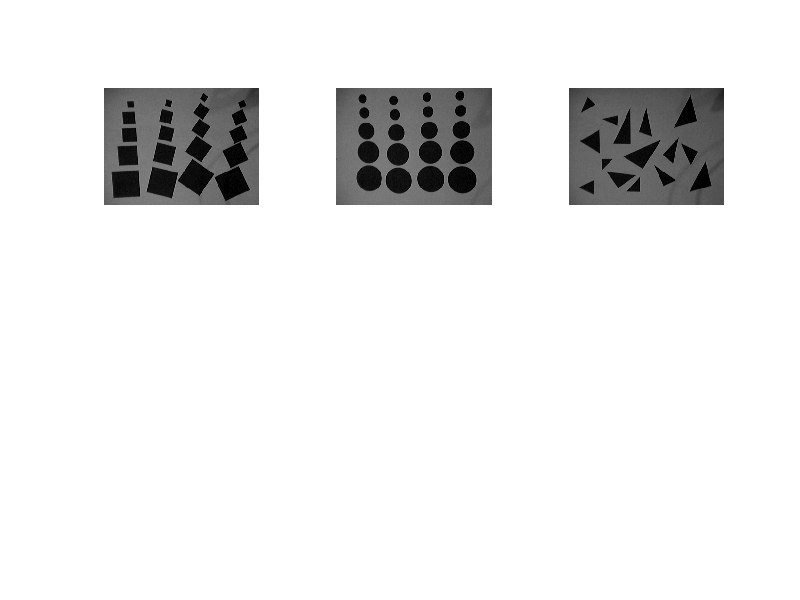

Write MATLAB code to recreate this figure. (Note: this script raises an error after producing the figure.)
load muestracontrolada

figure
subplot (2,3,1), imshow(cuadrados/255);
subplot (2,3,2), imshow(circulos/255);
subplot (2,3,3), imshow(triangulos/255);

pcu = descriptores(cuadrados);
ptr = descriptores(triangulos);
pci = descriptores(circulos);

subplot (2,1,2),plot (ptr(:,1),ptr(:,2),'v',...
                      pci(:,1),pci(:,2),'ro',...
                      pcu(:,1),pcu(:,2),'gs');

 xlabel ('Media de la signatura normalizada');
 ylabel ('Std de la signatura normalizada');